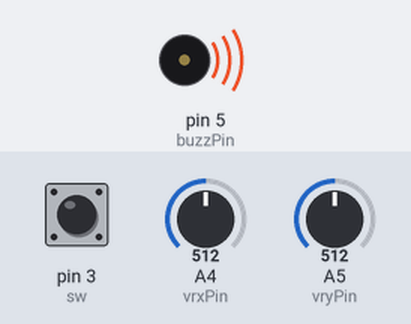
The sketch below on a simulated Arduino Uno, built with avr-gcc and run on an emulated ATmega328P. Shown: buzzer (waves = sounding, pin HIGH). The inputs (shaded band) are chosen by the test bench; at power-on: pin 3 (sw) HIGH, A4 (vrxPin) = 512, A5 (vryPin) = 512. What the sketch prints to the serial monitor is not drawn.

Above: at 0.2 s.
Timing chart, 0 to 3.0 s (numbered marks = the images above):
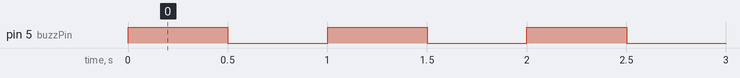

Measured:
- by itself, pin 5 (buzzPin): alternates HIGH for 0.50 s and LOW for 0.50 s

The sketch:

buzzerProject.ino
```cpp
int vrxPin = A4;
int vryPin = A5;
int sw = 3;

int buzzPin = 5;

void setup() {
  // put your setup code here, to run once:
 pinMode(vrxPin, INPUT);
 pinMode(vryPin, INPUT);
 pinMode(sw, INPUT_PULLUP);

 pinMode(buzzPin, OUTPUT);

 Serial.begin(9600);
}

void loop() {
  // put your main code here, to run repeatedly:
 int vrxVal = analogRead(vrxPin);
 int vryVal = analogRead(vryPin);
 int swVal = digitalRead(sw);
 Serial.println(swVal);

 digitalWrite(buzzPin, HIGH);
 delay(500);
 digitalWrite(buzzPin, LOW);
 delay(500);
}
```
